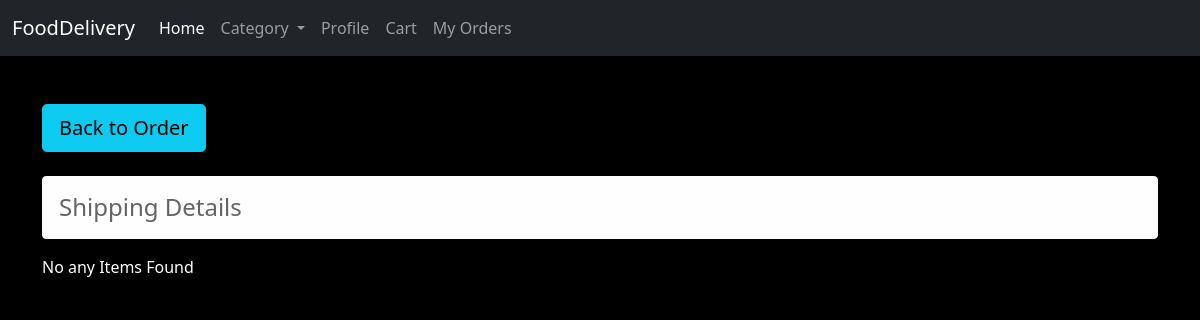
/view-order-items (signed in), run on an earlier commit of the app's database.
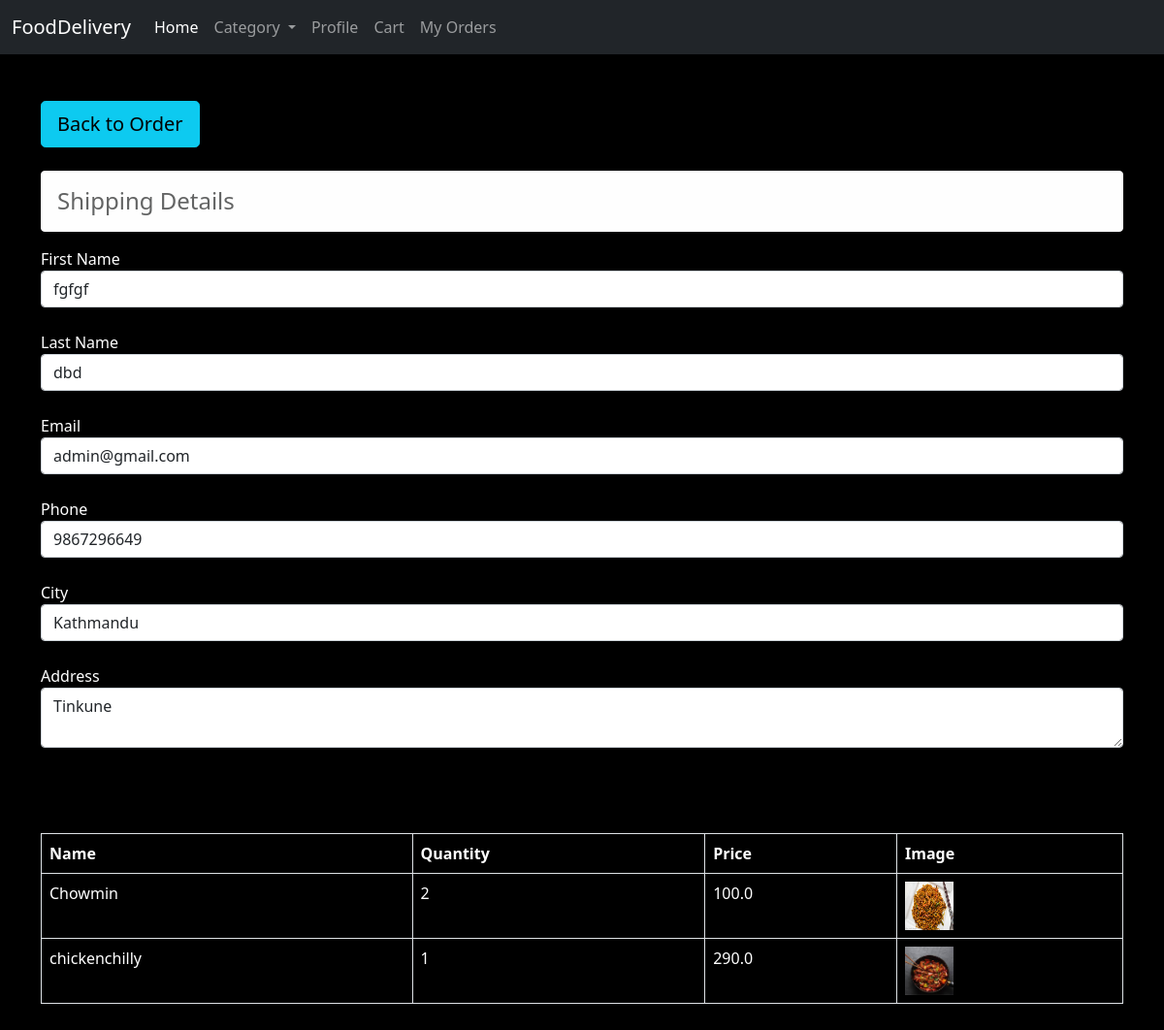
And on a later commit of the database.
### foodapp/models.py (models this page shows, shortened)
class Order(models.Model):
    user= models.ForeignKey(User, on_delete=models.CASCADE)
    fname= models.CharField(max_length=150, null=False)
    lname= models.CharField(max_length=150, null=False)
    email= models.CharField(max_length=150, null=False)
    phone= models.CharField(max_length=150, null=False)
    city= models.CharField(max_length=150, null=False)
    address= models.TextField(max_length=150, null=False)
    total_price= models.FloatField(null=False)
    payment_mode= models.CharField(max_length=150, null=False)
    payment_id= models.CharField(max_length=250, null=False)
    orderstatuses= (
        ('Pending','Pending'),
        ('Out For Shipping','Out For Shipping'),
        ('Completed','Completed'),
    )
    status= models.CharField(max_length=150,choices=orderstatuses,default='Pending')
    tracking_no= models.CharField(max_length=150, null=True)
    created_at= models.DateTimeField(auto_now_add= True)
    updated_at= models.DateTimeField(auto_now= True)

class OrderItem(models.Model):
    order= models.ForeignKey(Order, on_delete=models.CASCADE)
    food= models.ForeignKey(Food, on_delete=models.CASCADE)
    price= models.FloatField(null=False)
    quantity= models.IntegerField(null=False)

class Food(models.Model):
    name= models.CharField(max_length=50)
    description= models.CharField(max_length=200)
    price= models.IntegerField(default=0)
    category= models.ForeignKey(Category, on_delete=models.CASCADE,default=1)
    image= models.ImageField(upload_to='uploads/foods/')

### foodapp/views.py (the view)
# urls.py: path('view-order-items',viewOrderItems,name="viewOrderItems"),
def viewOrderItems(request):
    order= Order.objects.filter(user= request.user).first();
    orderitems= OrderItem.objects.filter(order=order);
    return render(request,"viewordersitem.html",{'orderitems':orderitems,'order':order});

### foodapp/templates/viewordersitem.html (shortened to what this page needs)
{% extends 'base.html' %}
 {% block content %}
   <div class="container my-5">
    <a href="{% url 'myorders' %}" class="btn btn-info btn-lg">Back to Order</a><br><br>
      <h4 class="alert alert-light bordered rounded">Shipping Details</h4>
      <table class="table table-bordered table-striped table-rounded " style="color:white;">
          {% if orderitems %}
          <label>First Name</label><br>
          <input type="text" class="form-control" name="fname" value="{{order.fname}}"><br>
      <label>Last Name</label><br>
          <input type="text" class="form-control" name="lname" value="{{order.lname}}"><br>
      <label>Email</label><br>
          <input type="text" class="form-control"  name="email" value="{{order.email}}"><br>
      <label>Phone</label><br>
          <input type="text" class="form-control" name="phone" value="{{order.phone}}"><br>
      <label>City</label><br>
          <input type="text" class="form-control" name="city" value="{{order.city}}"><br>
      <label>Address</label><br>
          <textarea class="form-control" name="address" row="5" >{{order.address}}</textarea><br><br><br>
          <table class="table table-bordered table-striped table-rounded " style="color:white;">
                      <thead>
                          <tr>
                              <th>Name</th>
                              <th>Quantity</th>
                              <th>Price</th>
                              <th>Image</th>
                          </tr>
                      </thead>
                      <tbody>
                          {% for item in orderitems %}
                          <tr>
                              <td style="color:white;">{{item.food.name}}</td>
                              <td style="color:white;">{{item.quantity}}</td>
                              <td style="color:white;">{{item.price}}</td>
                              <td style="color:white;"><img src="{{item.food.image.url}}" height="50px" width="50px"></td>
                            </tr>
                          {% endfor %}
                      </tbody>
        </table>
      {% else %}
           <p>No any Items Found</p>
      {% endif %}
   </div>
{% endblock %}

What changed in the data, as far as the page shows it:
added Order: fname "fgfgf", lname "dbd", email "admin@gmail.com", phone "9867296649", city "Kathmandu", address "Tinkune"
added OrderItem: food.name "Chowmin", quantity "2", price "100.0", food.image (picture)
added OrderItem: food.name "chickenchilly", quantity "1", price "290.0", food.image (picture)
Also different on the page:
text no longer shown: "No any Items Found"
text now shown: "First Name Last Name Email Phone City Address Name Quantity Price Image"
